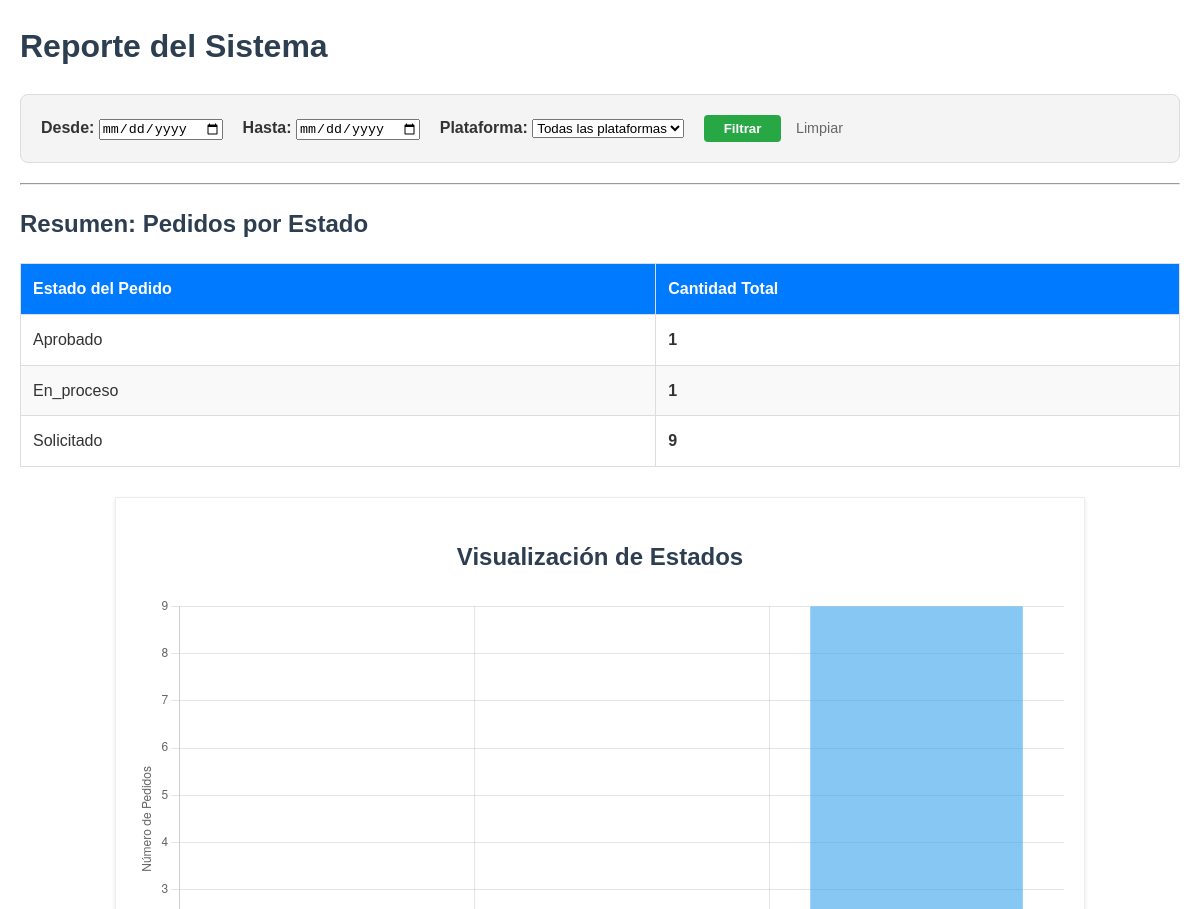
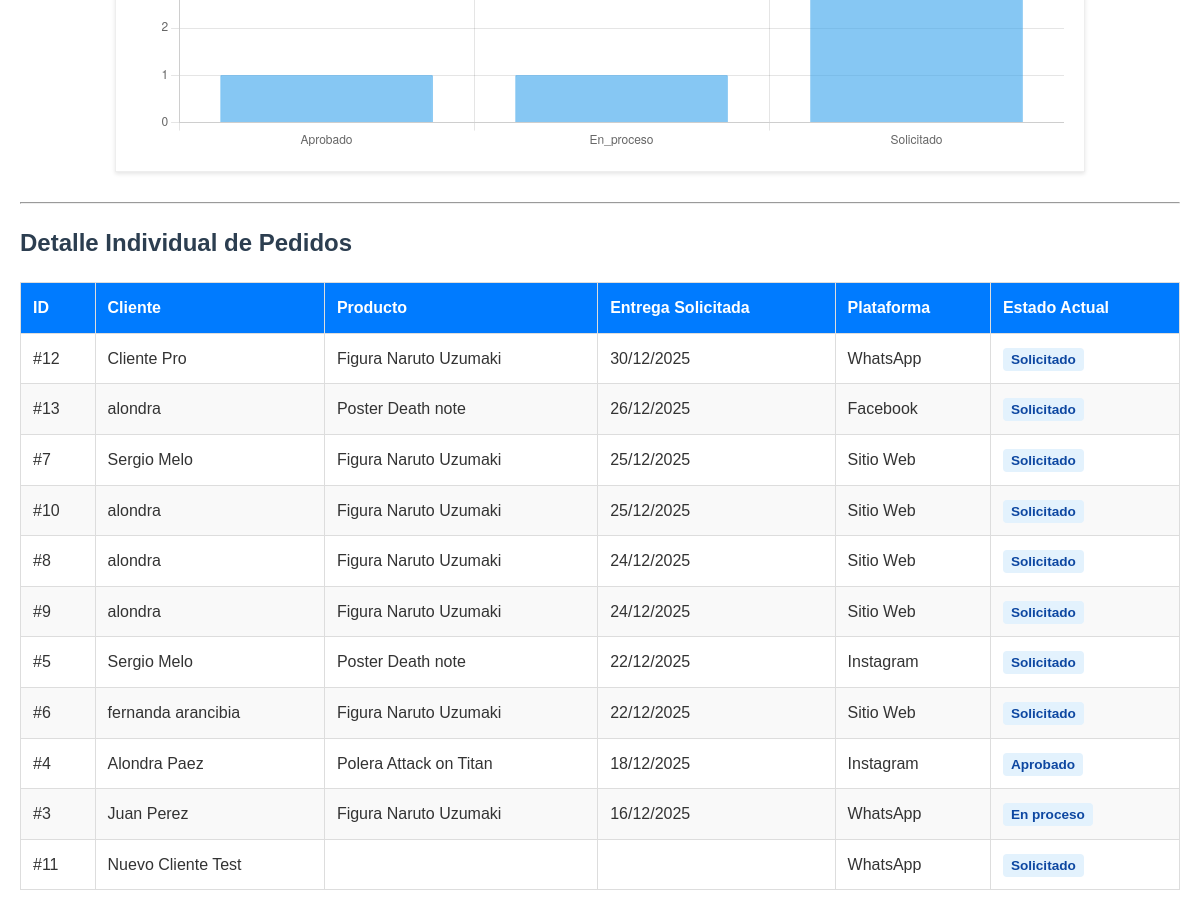
Page /reporte/ (signed in) on the committed database (2 pictures, top to bottom).
### appTienda/models.py (models this page shows, shortened)
class Pedido(models.Model):
    ESTADO_PEDIDO = [
        ('solicitado', 'Solicitado'),
        ('aprobado', 'Aprobado'),
        ('en_proceso', 'En proceso'),
        ('realizada', 'Realizada'),
        ('entregada', 'Entregada'),
        ('finalizada', 'Finalizada'),
        ('cancelada', 'Cancelada'),
    ]
    ESTADO_PAGO = [
        ('pendiente', 'Pendiente'),
        ('parcial', 'Parcial'),
        ('pagado', 'Pagado'),
    ]
    PLATAFORMA = [
        ('facebook', 'Facebook'),
        ('instagram', 'Instagram'),
        ('whatsapp', 'WhatsApp'),
        ('presencial', 'Presencial'),
        ('sitio_web', 'Sitio Web'),
        ('otra', 'Otra'),
    ]
    nombre_cliente = models.CharField(max_length=100)
    contacto = models.CharField(max_length=100)
    producto = models.ForeignKey(
        Producto,
        on_delete=models.SET_NULL,
        null=True,
        blank=True
    )
    descripcion = models.TextField(verbose_name="Descripción de la Solicitud")
    plataforma = models.CharField(
        max_length=20,
        choices=PLATAFORMA
    )
    estado = models.CharField(
        max_length=20,
        choices=ESTADO_PEDIDO,
        default='solicitado'
    )
    estado_pago = models.CharField(
        max_length=20,
        choices=ESTADO_PAGO,
        default='pendiente'
    )
    fecha_solicitada = models.DateField(
        blank=True,
        null=True,
        verbose_name="Fecha de Entrega Deseada"
    )
    token_seguimiento = models.UUIDField(
        default=uuid.uuid4,
        editable=False,
        unique=True
    )
    fecha_creacion = models.DateTimeField(auto_now_add=True)

class Producto(models.Model):
    nombre = models.CharField(max_length=100)
    descripcion = models.TextField()
    precio_base = models.DecimalField(max_digits=8, decimal_places=2)
    categoria = models.ForeignKey(Categoria, on_delete=models.CASCADE)
    imagen = models.ImageField(upload_to='productos/', blank=True, null=True, verbose_name="Imagen Principal")
    destacado = models.BooleanField(default=False, verbose_name="Producto Destacado")

### appTienda/views.py (the view)
# urls.py: path('reporte/', reporte_pedidos, name='reporte_pedidos'),
@login_required
def reporte_pedidos(request):
    pedidos_base = Pedido.objects.all().order_by('-fecha_solicitada')
    fecha_inicio = request.GET.get('fecha_inicio')
    fecha_fin = request.GET.get('fecha_fin')
    plataforma = request.GET.get('plataforma')
    if fecha_inicio:
        pedidos_base = pedidos_base.filter(fecha_solicitada__gte=parse_date(fecha_inicio))
    if fecha_fin:
        pedidos_base = pedidos_base.filter(fecha_solicitada__lte=parse_date(fecha_fin))
    if plataforma and plataforma != 'Todas':
        pedidos_base = pedidos_base.filter(plataforma=plataforma)
    reporte = pedidos_base.values('estado').annotate(total=Count('id')).order_by('estado')
    productos_top = pedidos_base.values('producto__nombre').annotate(
        cantidad=Count('id')
    ).order_by('-cantidad')[:5]
    estados_labels = [item['estado'].capitalize() for item in reporte]
    totales_data = [item['total'] for item in reporte]
    context = {
        'pedidos': pedidos_base,
        'reporte': reporte,
        'productos_top': productos_top,
        'estados': estados_labels,
        'totales': totales_data,
        'fecha_inicio': fecha_inicio,
        'fecha_fin': fecha_fin,
        'plataforma_sel': plataforma,
        'plataformas': Pedido.PLATAFORMA,
    }
    return render(request, 'reporte_pedidos.html', context)

### appTienda/templates/reporte_pedidos.html (shortened to what this page needs)
<!DOCTYPE html>
<html lang="es">
<head>
</head>
<body>
<h1>Reporte del Sistema</h1>
<div class="filtros">
    <form method="get">
        <label><strong>Desde:</strong></label>
        <input type="date" name="fecha_inicio" value="{{ fecha_inicio }}">
        <label style="margin-left: 15px;"><strong>Hasta:</strong></label>
        <input type="date" name="fecha_fin" value="{{ fecha_fin }}">
        <label style="margin-left: 15px;"><strong>Plataforma:</strong></label>
        <select name="plataforma">
            <option value="Todas">Todas las plataformas</option>
        </select>
        <button type="submit" style="margin-left: 15px; padding: 6px 20px; cursor: pointer; background: #28a745; color: white; border: none; border-radius: 4px; font-weight: bold;">
            Filtrar
        </button>
        <a href="{% url 'reporte_pedidos' %}" style="margin-left: 10px; text-decoration: none; color: #666; font-size: 0.9em;">Limpiar</a>
    </form>
</div>
<hr>
<h2>Resumen: Pedidos por Estado</h2>
<table>
    <thead>
        <tr>
            <th>Estado del Pedido</th>
            <th>Cantidad Total</th>
        </tr>
    </thead>
    <tbody>
        {% for item in reporte %}
            <tr>
                <td>{{ item.estado|capfirst }}</td>
                <td><strong>{{ item.total }}</strong></td>
            </tr>
        {% empty %}
            <tr>
                <td colspan="2" style="text-align: center;">No hay datos para mostrar con los filtros actuales.</td>
            </tr>
        {% endfor %}
    </tbody>
</table>
<div class="contenedor-grafico">
    <h2 style="text-align: center;">Visualización de Estados</h2>
    <canvas id="graficoPedidos"></canvas>
</div>
<hr>
<h2>Detalle Individual de Pedidos</h2>
<table>
    <thead>
        <tr>
            <th>ID</th>
            <th>Cliente</th>
            <th>Producto</th>
            <th>Entrega Solicitada</th>
            <th>Plataforma</th>
            <th>Estado Actual</th>
        </tr>
    </thead>
    <tbody>
        {% for p in pedidos %}
        <tr>
            <td>#{{ p.id }}</td>
            <td>{{ p.nombre_cliente }}</td>
            <td>{{ p.producto.nombre }}</td>
            <td>{{ p.fecha_solicitada|date:"d/m/Y" }}</td>
            <td>{{ p.get_plataforma_display }}</td>
            <td><span class="badge-estado">{{ p.get_estado_display }}</span></td>
        </tr>
        {% empty %}
        <tr>
            <td colspan="6" style="text-align: center; padding: 20px;">No se encontraron registros.</td>
        </tr>
        {% endfor %}
    </tbody>
</table>
<script>
    const etiquetasGrafico = {{ estados|safe }};
    const datosGrafico = {{ totales|safe }};
    const ctx = document.getElementById('graficoPedidos').getContext('2d');
    new Chart(ctx, {
        type: 'bar',
        data: {
            labels: etiquetasGrafico,
            datasets: [{
                label: 'Cantidad de pedidos',
                data: datosGrafico,
                backgroundColor: 'rgba(54, 162, 235, 0.6)',
                borderColor: 'rgba(54, 162, 235, 1)',
                borderWidth: 1
            }]
        },
        options: {
            responsive: true,
            plugins: {
                legend: { display: false }
            },
            scales: {
                y: {
                    beginAtZero: true,
                    ticks: {
                        stepSize: 1
                    },
                    title: {
                        display: true,
                        text: 'Número de Pedidos'
                    }
                }
            }
        }
    });
</script>
</body>
</html>

### appTienda/templates/reporte_pedidos.html (style rules this page uses)
body { font-family: sans-serif; margin: 20px; line-height: 1.6; color: #333; }
.filtros { background: #f4f4f4; padding: 20px; border-radius: 8px; margin-bottom: 20px; border: 1px solid #ddd; }
table { width: 100%; border-collapse: collapse; margin-top: 20px; background: #fff; }
th, td { border: 1px solid #ddd; padding: 12px; text-align: left; }
th { background-color: #007bff; color: white; }
tr:nth-child(even) { background-color: #f9f9f9; }
.contenedor-grafico { width: 80%; margin: 30px auto; padding: 20px; background: #fff; border: 1px solid #eee; box-shadow: 0 2px 4px rgba(0,0,0,0.1); }
.badge-estado { background: #e3f2fd; color: #0d47a1; padding: 4px 8px; border-radius: 4px; font-weight: bold; font-size: 0.85em; }
h1, h2 { color: #2c3e50; }

### rows in the picture
Pedido: estado "Solicitado", total "9", id "9", nombre_cliente "alondra", producto.nombre "Figura Naruto Uzumaki", fecha_solicitada "24/12/2025", plataforma "Sitio Web"
Pedido: id "12", nombre_cliente "Cliente Pro", producto.nombre "Figura Naruto Uzumaki", fecha_solicitada "30/12/2025", plataforma "WhatsApp", estado "Solicitado"
Pedido: id "13", nombre_cliente "alondra", producto.nombre "Poster Death note", fecha_solicitada "26/12/2025", plataforma "Facebook", estado "Solicitado"
Pedido: id "7", nombre_cliente "Sergio Melo", producto.nombre "Figura Naruto Uzumaki", fecha_solicitada "25/12/2025", plataforma "Sitio Web", estado "Solicitado"
Pedido: id "10", nombre_cliente "alondra", producto.nombre "Figura Naruto Uzumaki", fecha_solicitada "25/12/2025", plataforma "Sitio Web", estado "Solicitado"
Pedido: id "8", nombre_cliente "alondra", producto.nombre "Figura Naruto Uzumaki", fecha_solicitada "24/12/2025", plataforma "Sitio Web", estado "Solicitado"
Pedido: id "5", nombre_cliente "Sergio Melo", producto.nombre "Poster Death note", fecha_solicitada "22/12/2025", plataforma "Instagram", estado "Solicitado"
Pedido: id "6", nombre_cliente "fernanda arancibia", producto.nombre "Figura Naruto Uzumaki", fecha_solicitada "22/12/2025", plataforma "Sitio Web", estado "Solicitado"
Pedido: id "4", nombre_cliente "Alondra Paez", producto.nombre "Polera Attack on Titan", fecha_solicitada "18/12/2025", plataforma "Instagram", estado "Aprobado"
Pedido: id "3", nombre_cliente "Juan Perez", producto.nombre "Figura Naruto Uzumaki", fecha_solicitada "16/12/2025", plataforma "WhatsApp", estado "En proceso"
Pedido: id "11", nombre_cliente "Nuevo Cliente Test", plataforma "WhatsApp", estado "Solicitado"

### other values in the picture
{{ item.estado|capfirst }} "Aprobado" "En_proceso"
{{ item.total }} "1" "1"
chart data {{ totales|safe }} [1, 1, 9]
